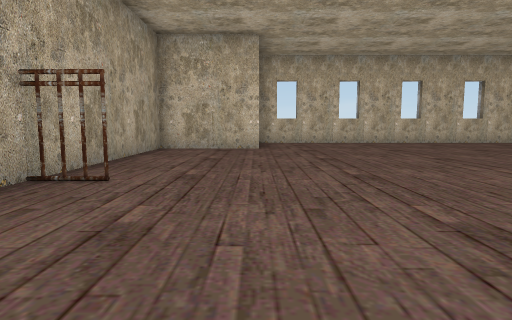
[1] (above)

12 first-person views from a walk through a Unity game level. The camera is 0.59 m above the floor, tilts 6° down and sees 75° across. Doors are open. The floor is counted in squares, 1 m on a side. Each view is taken from the middle of a square. On the plan, view 1 faces up. The plan holds only what a view shows up to about 9 squares ahead; the rest is blank. The place goes on beyond the plan. The player is left out.

[2]
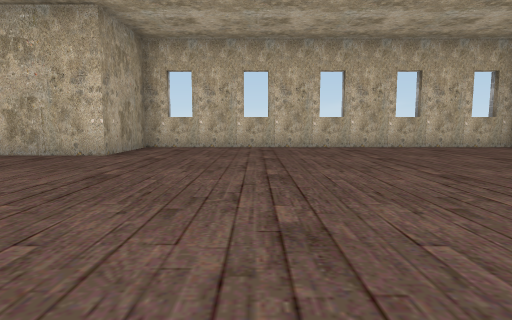

[3]
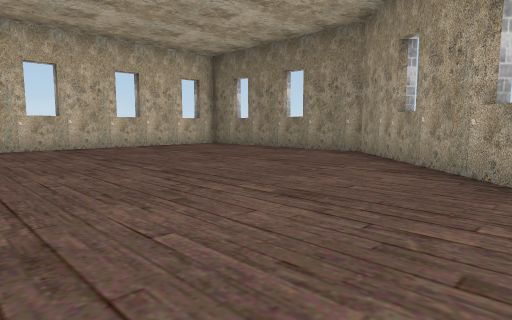

[4]
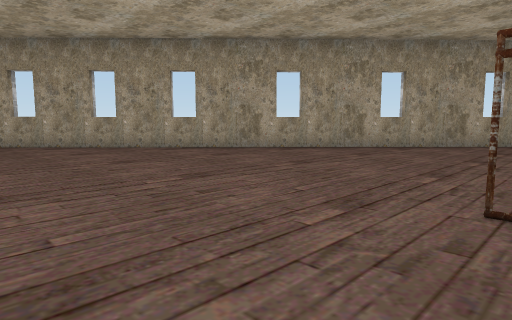

[5]
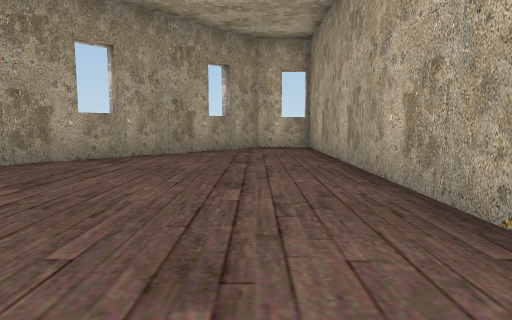

[6]
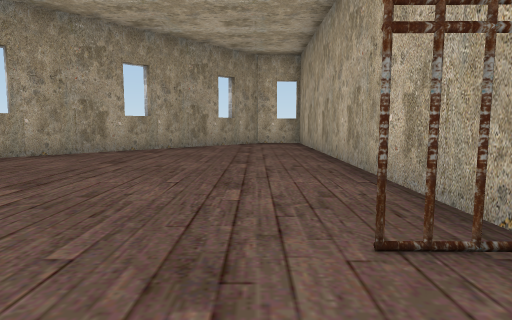

[7]
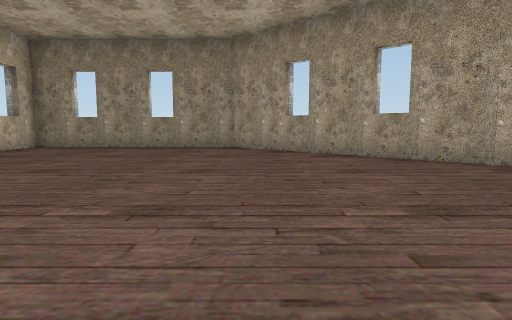

[8]
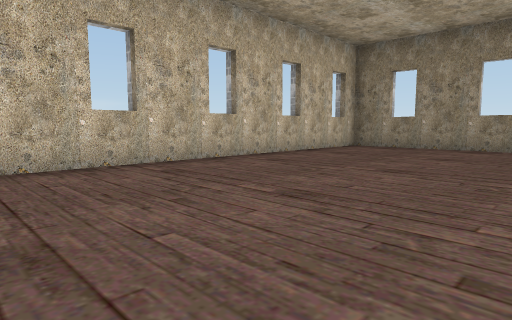

[9]
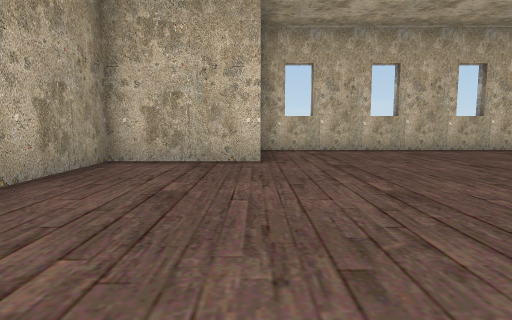

[10]
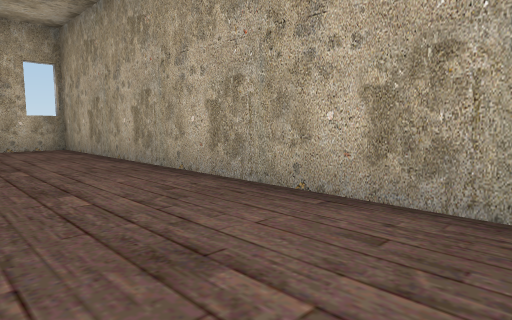

[11]
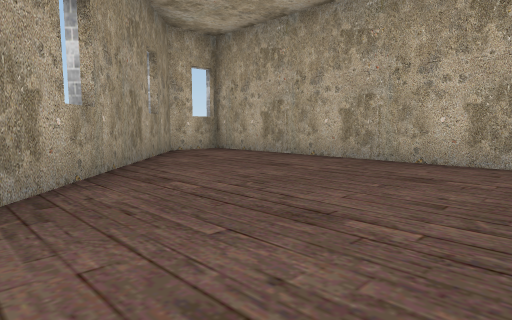

[12]
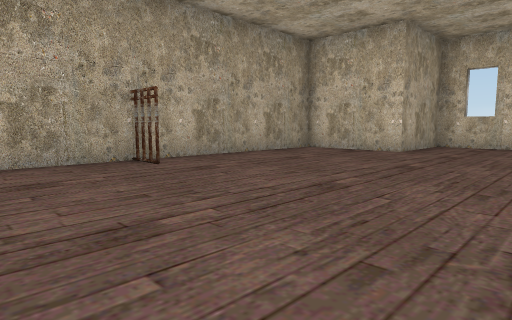

### Floor plan
Points are (right, up) in squares from view 1. A wall is a line through its corners. A room is listed if a view was taken in it or the views show most of it. See-through windows are left out.
Room 1 (views 1, 2, 3, 4, 5, 6, 7, 8, 9, 10, 11, 12)
walls: (-2.4, 4.5) (-2.4, -6.2); (7.6, 2.5) (7.2, 2.9); (9, 4) (8.6, 4.4); (-2.5, -5.8) (-1.1, -5.8) (9.9, 5.6) (9.9, 10.8) (0.1, 10.9) (0.1, 8.4) (-2.5, 8.4)
ways out: open door at (-2, 9.5)

Positions as (right, up) in squares from view 1, and headings:
1: (0, 0), facing up
2: (3, 2), facing up
3: (3, 2), facing up-right
4: (-2, 6), facing down-right
5: (-1, 3), facing down
6: (-1, 5), facing down
7: (1, 5), facing right
8: (1, 6), facing up-right
9: (0, 3), facing up
10: (0, 3), facing down-left
11: (3, 1), facing down-left
12: (3, 1), facing up-left
